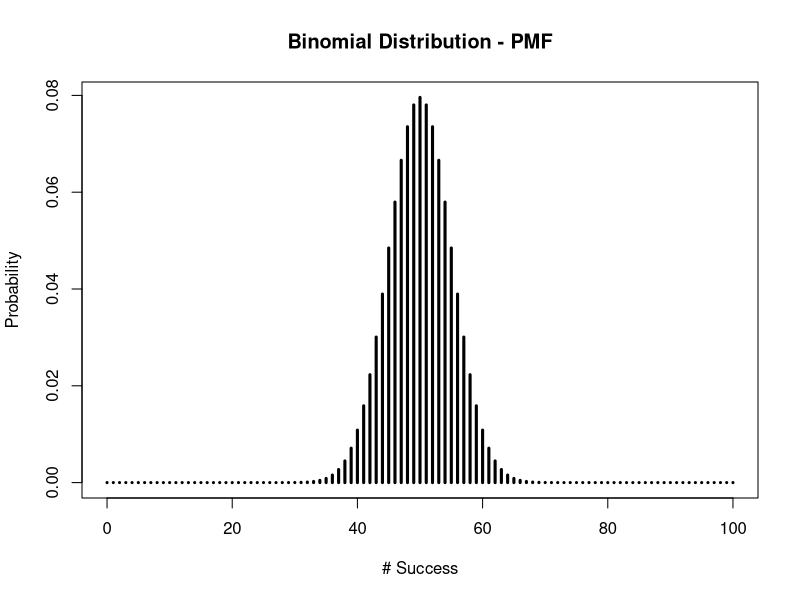
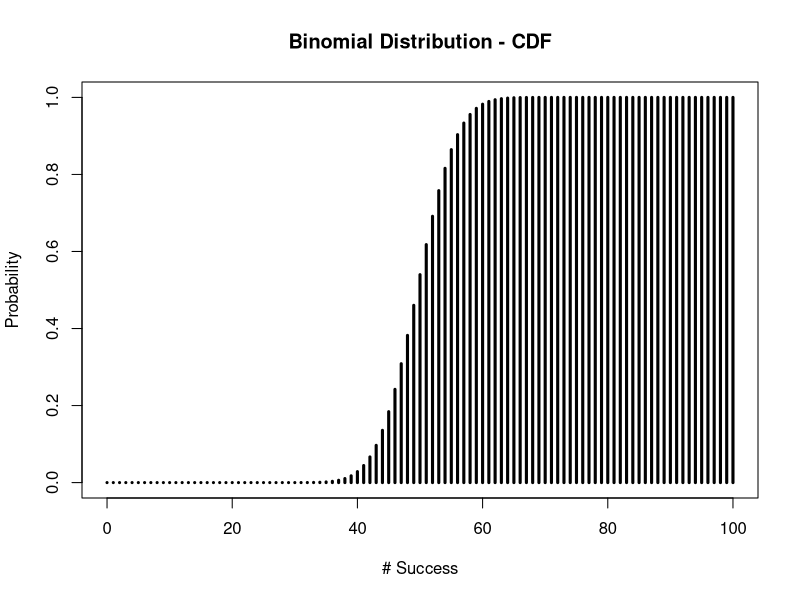

Recreate these plots in R, in order.
## ---- chunk 1
knitr::opts_chunk$set(echo = TRUE)
## ---- chunk 2
coin <- c('head', 'tail')
num_flips <- 2
flips <- sample(coin, size = num_flips, replace = TRUE, prob = c(0.6, 0.4))
table(flips)
## ---- chunk 3
options(scipen=999)
## ---- chunk 4
num_of_observations <- 100
results <- rbinom(num_of_observations, 2, 0.5)
table(results) / num_of_observations
## ---- chunk 5
success <- 0:num_of_observations
pmf <- dbinom(x=success, size=num_of_observations, prob=0.5)
plot(success, 
     pmf,
     type='h',
     main='Binomial Distribution - PMF',
     xlab='# Success',
     ylab='Probability',
     lwd=3)
## ---- chunk 6
#pbinom(q=1, size=2, prob=0.5, lower.tail = FALSE)
cdf <- pbinom(q=success, size=num_of_observations, prob=0.5)
plot(success, 
     cdf,
     type='h',
     main='Binomial Distribution - CDF',
     xlab='# Success',
     ylab='Probability',
     lwd=3)

